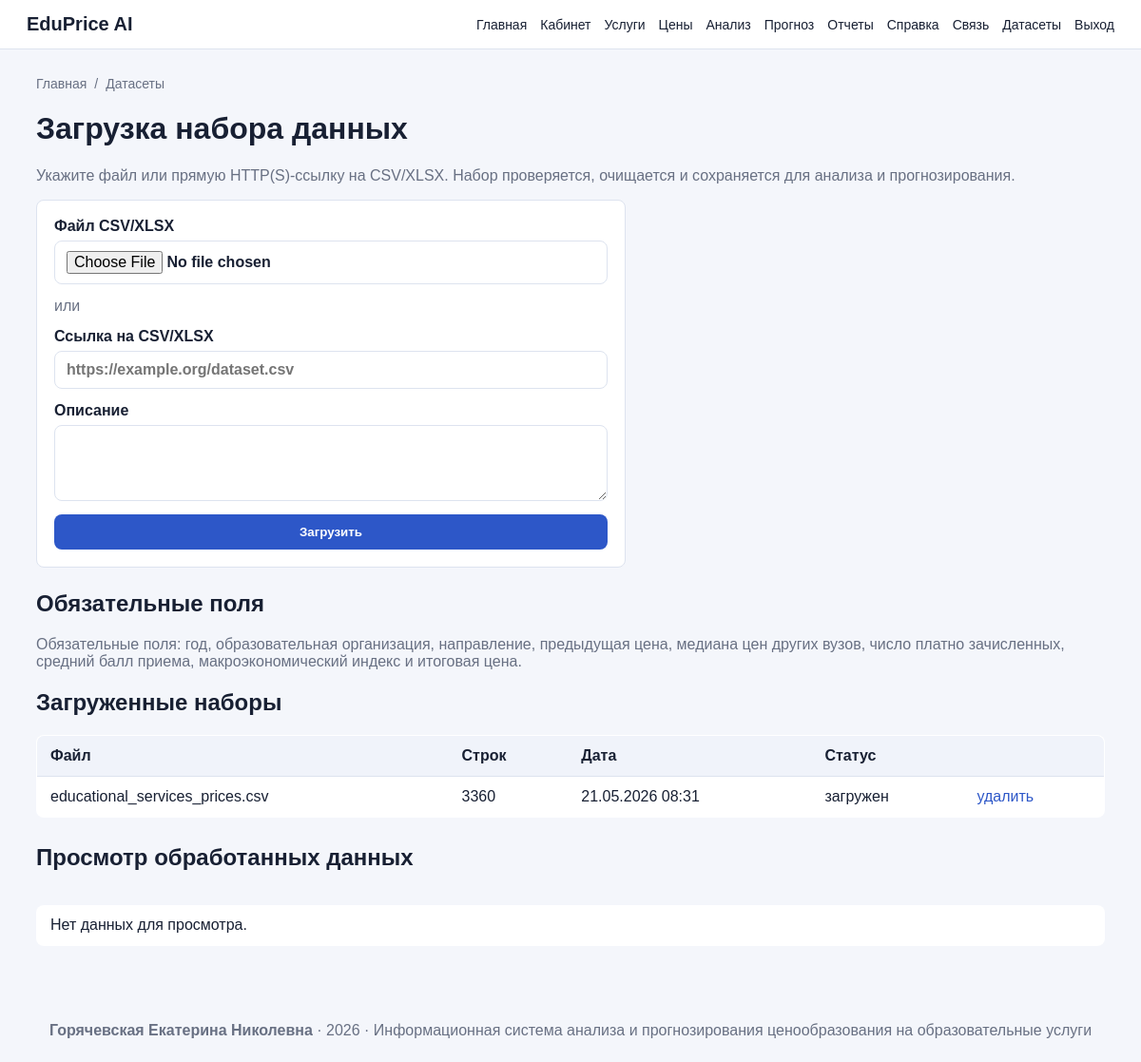
/upload-dataset (signed in), run on the app's committed database.
### app/models.py (models this page shows, shortened)
class DatasetFile(db.Model):
    __tablename__ = "dataset_files"
    id = db.Column(db.Integer, primary_key=True)
    filename = db.Column(db.String(255), nullable=False)
    original_name = db.Column(db.String(255), nullable=False)
    row_count = db.Column(db.Integer, default=0)
    status = db.Column(db.String(80), default="загружен")
    description = db.Column(db.Text)
    uploaded_at = db.Column(db.DateTime, default=datetime.utcnow)

### app/routes.py (the view)
        def wrapper(*args, **kwargs):
            if not current_user.is_authenticated:
                return redirect(url_for("login"))
            if not current_user.role or current_user.role.name not in role_names:
                flash("Недостаточно прав для доступа к выбранному разделу.", "danger")
                return redirect(url_for("dashboard"))
            return view_func(*args, **kwargs)

### app/__init__.py (called while the page is built)
@login_manager.user_loader
def load_user(user_id):
    from app.models import User
    return User.query.get(int(user_id))

### app/ml_service.py (called while the page is built)
def read_dataset(path):
    dataset_path = Path(path)
    if not dataset_path.exists():
        raise FileNotFoundError(f"Файл набора данных не найден: {dataset_path}")
    if dataset_path.suffix.lower() == ".xlsx":
        df = pd.read_excel(dataset_path)
    else:
        df = pd.read_csv(dataset_path)
    return normalize_dataset(df)

def dataset_preview(dataset_path, limit=15):
    df = read_dataset(dataset_path).head(limit)
    return df.to_dict(orient="records"), list(df.columns)

### app/models.py (called while the page is built)
    @property
    def is_admin(self):
        return self.role and self.role.name == "admin"

    @property
    def is_analyst(self):
        return self.role and self.role.name in ("admin", "analyst")

### app/routes.py (called while the page is built, shortened)
def role_required(*role_names):
    def decorator(view_func):
        def wrapper(*args, **kwargs):
            if not current_user.is_authenticated:
                return redirect(url_for("login"))
            if not current_user.role or current_user.role.name not in role_names:
                flash("Недостаточно прав для доступа к выбранному разделу.", "danger")
                return redirect(url_for("dashboard"))
            return view_func(*args, **kwargs)
        wrapper.__name__ = view_func.__name__
        return wrapper
    return decorator

@login_required
@role_required("admin", "analyst")
def upload_dataset():
    datasets = DatasetFile.query.order_by(DatasetFile.uploaded_at.desc()).all()
    preview_rows, preview_columns = [], []
    try:
        preview_rows, preview_columns = dataset_preview(Config.PROCESSED_DATASET_PATH, limit=12)
    except Exception:
        preview_rows, preview_columns = [], []
    return render_template("upload_dataset.html", datasets=datasets, preview_rows=preview_rows, preview_columns=preview_columns)

### app/templates/upload_dataset.html (shortened to what this page needs)
{% extends "base.html" %}
{% block content %}
<h1>Загрузка набора данных</h1>
<p class="hint">Укажите файл или прямую HTTP(S)-ссылку на CSV/XLSX. Набор проверяется, очищается и сохраняется для анализа и прогнозирования.</p>
<form method="post" enctype="multipart/form-data" class="form">
    <label>Файл CSV/XLSX<input type="file" name="dataset" accept=".csv,.xlsx"></label>
    <div class="hint">или</div>
    <label>Ссылка на CSV/XLSX
        <input type="url" name="dataset_url" placeholder="https://example.org/dataset.csv">
    </label>
    <label>Описание<textarea name="description"></textarea></label>
    <button>Загрузить</button>
</form>
<h2>Обязательные поля</h2>
<p class="hint">Обязательные поля: год, образовательная организация, направление, предыдущая цена, медиана цен других вузов, число платно зачисленных, средний балл приема, макроэкономический индекс и итоговая цена.</p>
<h2>Загруженные наборы</h2>
<table>
    <tr><th>Файл</th><th>Строк</th><th>Дата</th><th>Статус</th><th></th></tr>
    {% for d in datasets %}
        <tr>
            <td>{{ d.original_name }}</td>
            <td>{{ d.row_count }}</td>
            <td>{{ d.uploaded_at.strftime('%d.%m.%Y %H:%M') }}</td>
            <td>{{ d.status }}</td>
            <td><a href="{{ url_for('delete_dataset', dataset_id=d.id) }}">удалить</a></td>
        </tr>
    {% else %}
        <tr><td colspan="5">Наборы данных не загружены.</td></tr>
    {% endfor %}
</table>
<h2>Просмотр обработанных данных</h2>
<div class="table-scroll">
<table>
    {% for row in preview_rows %}
        <tr>{% for column in preview_columns %}<td>{{ row[column] }}</td>{% endfor %}</tr>
    {% else %}
        <tr><td>Нет данных для просмотра.</td></tr>
    {% endfor %}
</table>
</div>
{% endblock %}

### app/static/css/style.css (style rules this page uses)
:root { --bg:#f4f6fb; --panel:#ffffff; --text:#182033; --muted:#687083; --primary:#2d57c8; --border:#dde3ef; --danger:#b42318; --success:#167b3f; }
* { box-sizing: border-box; }
body { margin:0; font-family: Arial, sans-serif; background:var(--bg); color:var(--text); }
a { color:var(--primary); text-decoration:none; }
.button, button { border:0; background:var(--primary); color:#fff; padding:11px 18px; border-radius:8px; cursor:pointer; display:inline-block; font-weight:600; }
table { width:100%; border-collapse:collapse; background:var(--panel); border:1px solid var(--border); border-radius:8px; overflow:hidden; margin:16px 0 28px; }
th, td { padding:12px 14px; border-bottom:1px solid var(--border); text-align:left; vertical-align:top; }
th { background:#f0f3fa; font-weight:700; }
.form, .grid-form, .filter { background:var(--panel); border:1px solid var(--border); padding:18px; border-radius:8px; margin:16px 0 24px; }
.form { display:grid; gap:14px; max-width:620px; }
label { display:grid; gap:6px; font-weight:600; }
input, select, textarea { width:100%; padding:10px 12px; border:1px solid var(--border); border-radius:8px; font:inherit; background:#fff; }
textarea { min-height:80px; }
small, .hint { color:var(--muted); }
.table-scroll { overflow-x:auto; }

### data on the page
DatasetFile: original_name "educational_services_prices.csv", row_count "3360", uploaded_at "21.05.2026 08:31", status "загружен"

### other printed values
{{ item.title }} "Главная"
{{ item.title }} "Датасеты"
{{ author_name }} "Горячевская Екатерина Николевна"
{{ project_year }} "2026"
